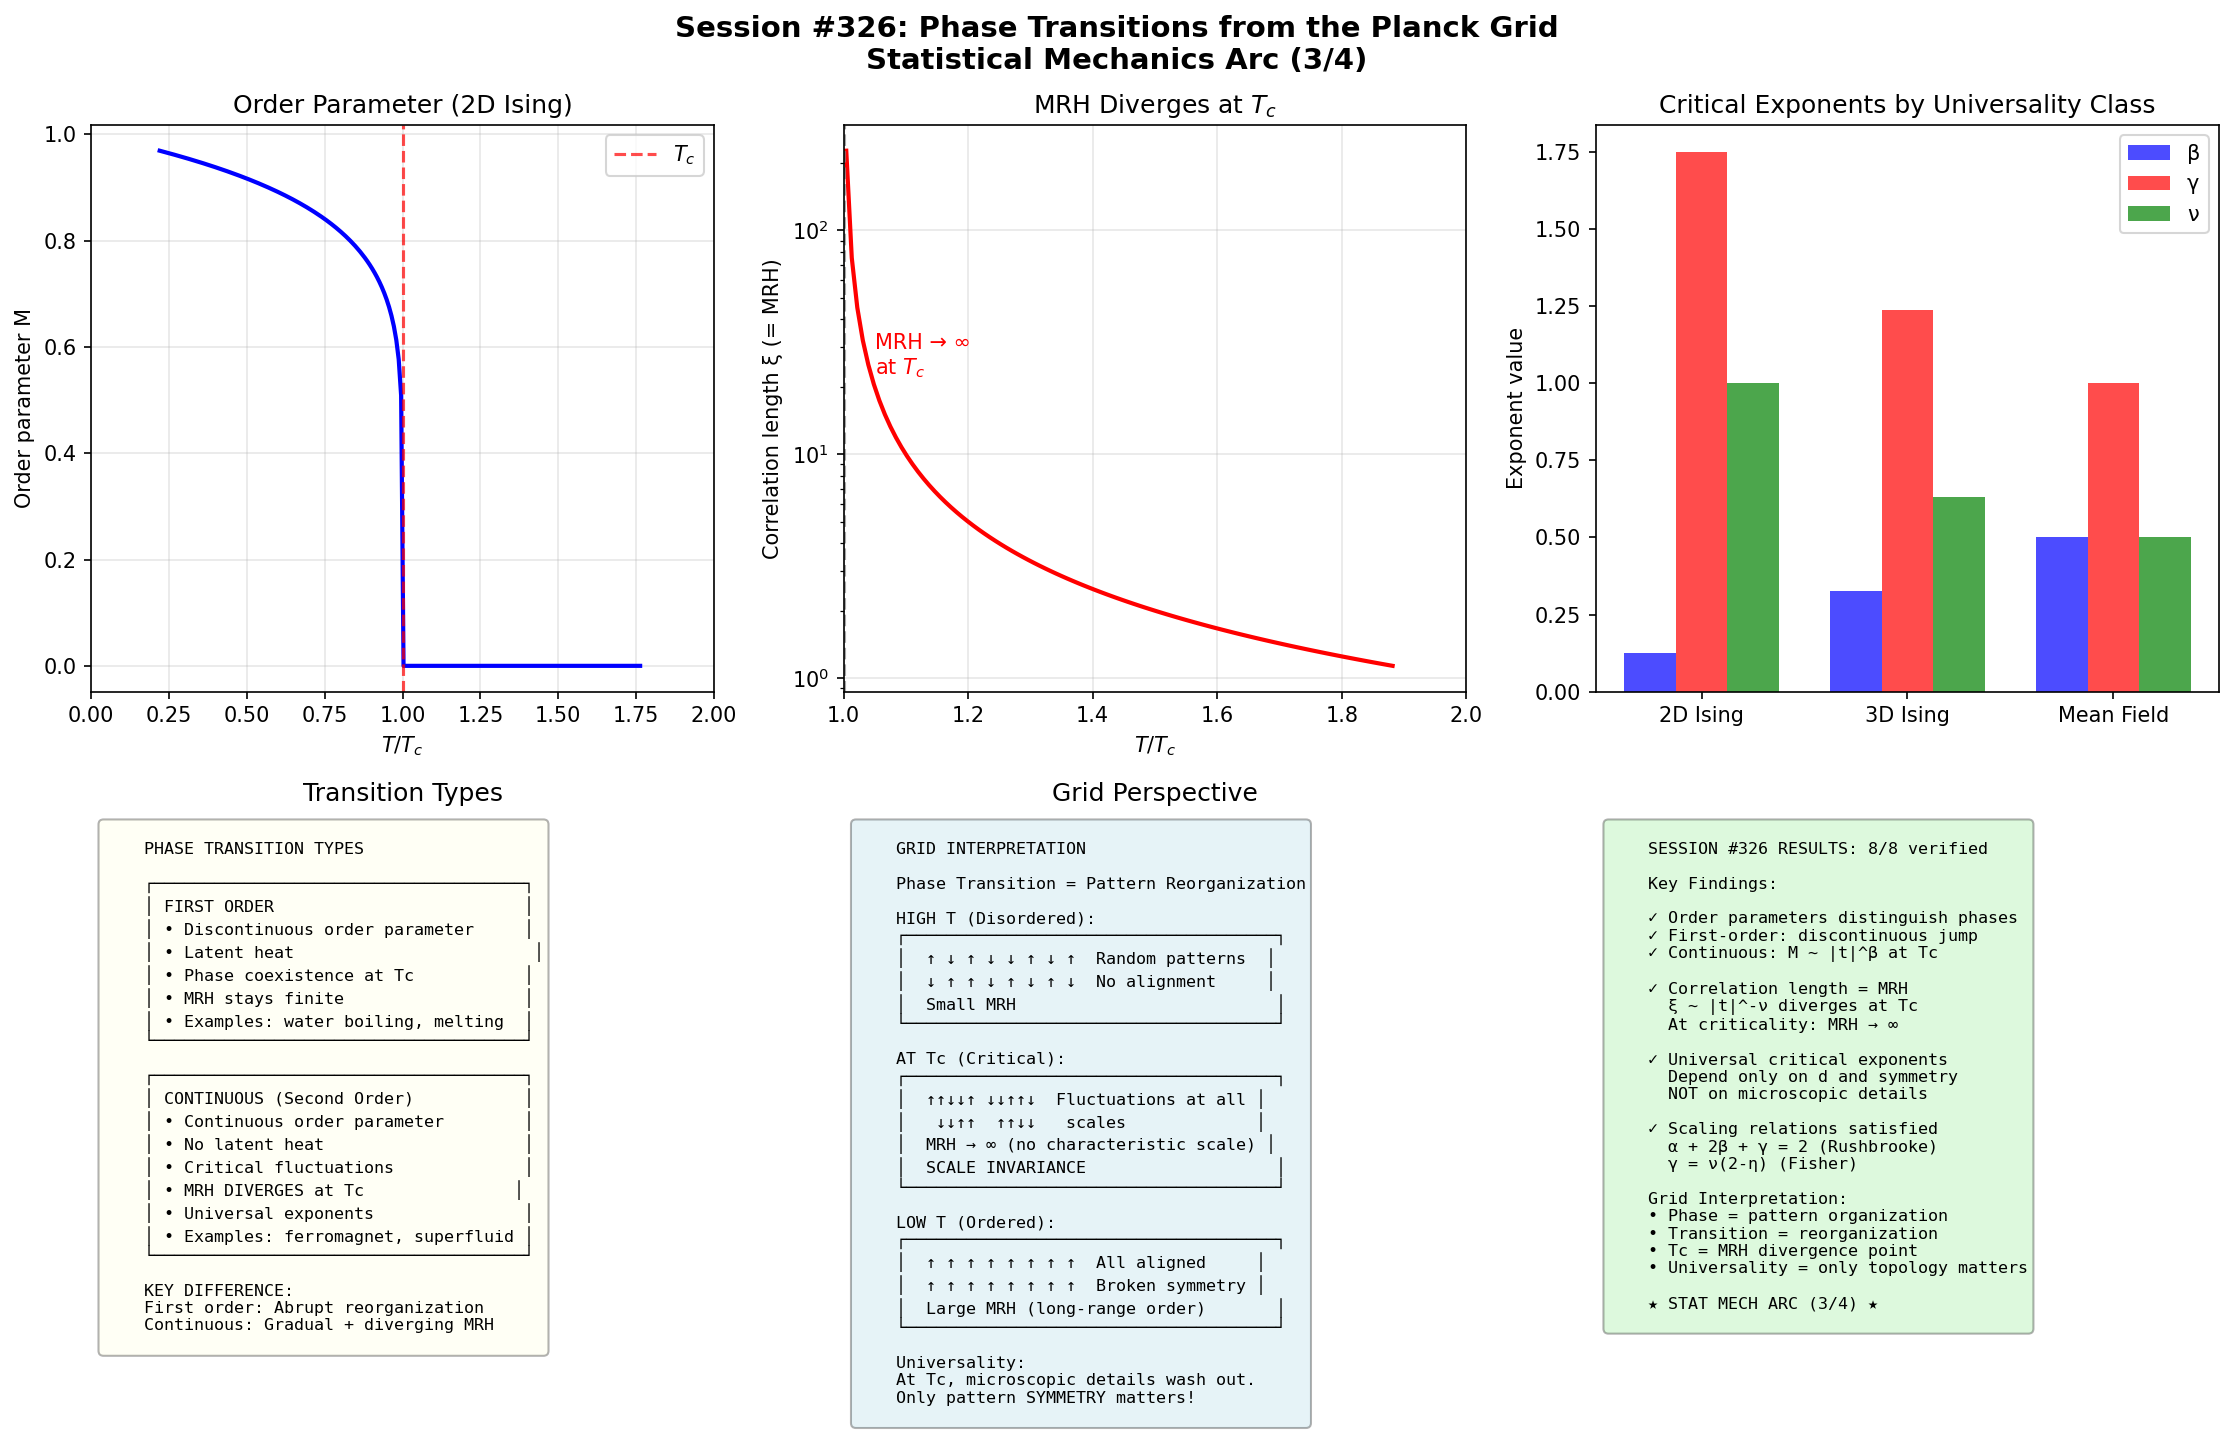

The Python source for this figure:
#!/usr/bin/env python3
"""
Session #326: Phase Transitions from the Planck Grid
Statistical Mechanics Arc (Session 3/4)

This session explores phase transitions from the grid perspective:
1. Order parameters and symmetry breaking
2. First-order vs continuous transitions
3. Critical phenomena and universality
4. The Ising model on the grid
5. MRH divergence at criticality

Key insight: Phase transitions are where MRH → ∞. At a critical point,
correlations extend to all scales, and the MRH boundary disappears.
This is when "local" physics becomes "global" - a fundamental change
in the nature of pattern organization.
"""

import numpy as np
import matplotlib.pyplot as plt
from dataclasses import dataclass
from typing import Dict, List, Tuple, Optional
from scipy import constants as const
from scipy.ndimage import convolve

# Physical constants
k_B = const.k  # Boltzmann constant


@dataclass
class OrderParameter:
    """
    Order parameters and symmetry breaking.

    An order parameter distinguishes phases:
    - Zero in disordered (high T) phase
    - Non-zero in ordered (low T) phase

    Grid interpretation: Order parameter measures pattern coherence.
    """

    def __init__(self):
        pass

    def examples(self) -> Dict[str, Dict]:
        """Examples of order parameters in different systems."""
        return {
            'ferromagnet': {
                'order_param': 'Magnetization M = <s_i>',
                'symmetric_phase': 'Paramagnetic (M = 0)',
                'broken_phase': 'Ferromagnetic (M ≠ 0)',
                'symmetry': 'Z_2 (spin flip)',
                'grid_meaning': 'Alignment of spin patterns'
            },
            'liquid_gas': {
                'order_param': 'Density difference Δρ = ρ_l - ρ_g',
                'symmetric_phase': 'Supercritical fluid (Δρ = 0)',
                'broken_phase': 'Liquid-gas coexistence (Δρ ≠ 0)',
                'symmetry': 'Liquid-gas interchange',
                'grid_meaning': 'Density pattern coherence'
            },
            'superconductor': {
                'order_param': 'Cooper pair amplitude Ψ',
                'symmetric_phase': 'Normal metal (Ψ = 0)',
                'broken_phase': 'Superconductor (Ψ ≠ 0)',
                'symmetry': 'U(1) gauge',
                'grid_meaning': 'Phase coherence of electron pairs'
            },
            'bec': {
                'order_param': 'Condensate fraction n_0/N',
                'symmetric_phase': 'Normal gas (n_0/N = 0)',
                'broken_phase': 'BEC (n_0/N ≠ 0)',
                'symmetry': 'U(1) global',
                'grid_meaning': 'Macroscopic pattern occupation'
            }
        }

    def symmetry_breaking_interpretation(self) -> Dict[str, str]:
        """Grid interpretation of symmetry breaking."""
        return {
            'high_T': 'Patterns rapidly reconfigure → no preferred direction',
            'low_T': 'Patterns freeze into one configuration → symmetry broken',
            'mechanism': 'Below Tc, one pattern dominates over others',
            'spontaneous': 'System chooses direction, not external field',
            'domains': 'Different regions may choose differently'
        }


class FirstOrderTransition:
    """
    First-order phase transitions.

    Characterized by:
    - Discontinuous order parameter
    - Latent heat
    - Phase coexistence
    - Metastability and hysteresis

    Grid interpretation: Abrupt change in pattern organization.
    """

    def __init__(self, T_c: float = 373.0, latent_heat: float = 2260e3):
        """
        Args:
            T_c: Transition temperature (K)
            latent_heat: Latent heat (J/kg)
        """
        self.T_c = T_c
        self.L = latent_heat

    def order_parameter_vs_T(self, T: np.ndarray) -> np.ndarray:
        """Order parameter shows discontinuous jump at Tc."""
        phi = np.zeros_like(T)
        phi[T < self.T_c] = 1.0  # Ordered phase
        phi[T >= self.T_c] = 0.0  # Disordered phase
        return phi

    def free_energy_landscape(self, phi: np.ndarray, T: float) -> np.ndarray:
        """
        Double-well free energy near first-order transition.

        F(φ) = a(T)|φ|² - b|φ|³ + c|φ|⁴ + ...

        At T < Tc: minimum at φ ≠ 0
        At T > Tc: minimum at φ = 0
        Near Tc: two competing minima → phase coexistence
        """
        a = (T - self.T_c) / self.T_c
        b = 0.5
        c = 0.25

        return a * phi**2 - b * np.abs(phi)**3 + c * phi**4

    def entropy_discontinuity(self) -> float:
        """
        Entropy discontinuity at first-order transition.

        ΔS = L / T_c
        """
        return self.L / self.T_c

    def grid_interpretation(self) -> Dict[str, str]:
        """Grid interpretation of first-order transitions."""
        return {
            'mechanism': 'Competing pattern configurations',
            'coexistence': 'Two stable patterns at same T (near Tc)',
            'latent_heat': 'Energy to reorganize all patterns',
            'metastability': 'System can be trapped in "wrong" phase',
            'nucleation': 'New phase forms as droplets, then grows',
            'mrh': 'MRH remains finite (no divergence)'
        }


class ContinuousTransition:
    """
    Continuous (second-order) phase transitions.

    Characterized by:
    - Continuous order parameter (but discontinuous derivative)
    - No latent heat
    - Diverging correlation length and susceptibility
    - Critical fluctuations
    - Universal critical exponents

    Grid interpretation: MRH diverges at criticality.
    """

    def __init__(self, T_c: float = 2.269, d: int = 2):
        """
        Args:
            T_c: Critical temperature (in units of J/k_B for Ising)
            d: Dimensionality
        """
        self.T_c = T_c
        self.d = d
        self._set_critical_exponents()

    def _set_critical_exponents(self):
        """Set critical exponents based on dimensionality."""
        if self.d == 2:
            # 2D Ising exact values
            self.beta = 1/8   # Order parameter: M ~ |t|^β
            self.gamma = 7/4  # Susceptibility: χ ~ |t|^-γ
            self.nu = 1       # Correlation length: ξ ~ |t|^-ν
            self.alpha = 0    # Heat capacity: C ~ |t|^-α (log divergence)
            self.delta = 15   # Critical isotherm: M ~ H^(1/δ)
            self.eta = 1/4    # Correlation function: G(r) ~ r^-(d-2+η)
        elif self.d == 3:
            # 3D Ising approximate values
            self.beta = 0.326
            self.gamma = 1.237
            self.nu = 0.630
            self.alpha = 0.110
            self.delta = 4.789
            self.eta = 0.036
        else:
            # Mean field (d ≥ 4)
            self.beta = 0.5
            self.gamma = 1.0
            self.nu = 0.5
            self.alpha = 0
            self.delta = 3
            self.eta = 0

    def reduced_temperature(self, T: float) -> float:
        """Reduced temperature t = (T - Tc) / Tc."""
        return (T - self.T_c) / self.T_c

    def order_parameter(self, T: float) -> float:
        """
        Order parameter near Tc: M ~ |t|^β for T < Tc
        """
        t = self.reduced_temperature(T)
        if t >= 0:
            return 0.0
        return abs(t) ** self.beta

    def correlation_length(self, T: float) -> float:
        """
        Correlation length: ξ ~ |t|^-ν

        This is the MRH! At Tc, ξ → ∞.
        """
        t = self.reduced_temperature(T)
        if abs(t) < 1e-10:
            return np.inf
        return abs(t) ** (-self.nu)

    def susceptibility(self, T: float) -> float:
        """
        Susceptibility: χ ~ |t|^-γ

        Measures response to external field.
        """
        t = self.reduced_temperature(T)
        if abs(t) < 1e-10:
            return np.inf
        return abs(t) ** (-self.gamma)

    def heat_capacity(self, T: float) -> float:
        """
        Heat capacity: C ~ |t|^-α

        For 2D Ising, α = 0 → logarithmic divergence.
        """
        t = self.reduced_temperature(T)
        if abs(t) < 1e-10:
            return np.inf
        if self.alpha == 0:
            return -np.log(abs(t))  # Log divergence
        return abs(t) ** (-self.alpha)

    def scaling_relations(self) -> Dict[str, str]:
        """Critical exponent scaling relations."""
        return {
            'rushbrooke': f'α + 2β + γ = 2: {self.alpha:.3f} + 2×{self.beta:.3f} + {self.gamma:.3f} = {self.alpha + 2*self.beta + self.gamma:.3f}',
            'widom': f'γ = β(δ-1): {self.gamma:.3f} = {self.beta:.3f}×({self.delta:.3f}-1) = {self.beta*(self.delta-1):.3f}',
            'fisher': f'γ = ν(2-η): {self.gamma:.3f} = {self.nu:.3f}×(2-{self.eta:.3f}) = {self.nu*(2-self.eta):.3f}',
            'josephson': f'dν = 2-α: {self.d}×{self.nu:.3f} = 2-{self.alpha:.3f} → {self.d*self.nu:.3f} ≈ {2-self.alpha:.3f}'
        }

    def grid_interpretation(self) -> Dict[str, str]:
        """Grid interpretation of continuous transitions."""
        return {
            'correlation_length': 'ξ = MRH! Diverges at Tc',
            'at_tc': 'MRH → ∞, all scales coupled',
            'fluctuations': 'Patterns fluctuate at all scales',
            'scale_invariance': 'No characteristic length → self-similarity',
            'universality': 'Exponents depend only on symmetry + dimension',
            'critical_slowing': 'Dynamics slow as τ ~ ξ^z'
        }


class IsingModel2D:
    """
    2D Ising model on a grid.

    H = -J Σ_{<ij>} s_i s_j - h Σ_i s_i

    This is the canonical example of a phase transition.
    Exact solution by Onsager (1944): T_c = 2J / (k_B ln(1+√2))
    """

    def __init__(self, L: int = 32, J: float = 1.0, h: float = 0.0):
        """
        Args:
            L: Linear size of grid
            J: Coupling constant
            h: External field
        """
        self.L = L
        self.J = J
        self.h = h
        self.T_c = 2 * J / np.log(1 + np.sqrt(2))  # Onsager's result
        self.spins = np.random.choice([-1, 1], size=(L, L))

    def energy(self) -> float:
        """Total energy of current configuration."""
        # Neighbor sum using convolution
        kernel = np.array([[0, 1, 0],
                          [1, 0, 1],
                          [0, 1, 0]])
        neighbor_sum = convolve(self.spins, kernel, mode='wrap')
        E_coupling = -0.5 * self.J * np.sum(self.spins * neighbor_sum)
        E_field = -self.h * np.sum(self.spins)
        return E_coupling + E_field

    def magnetization(self) -> float:
        """Order parameter: average spin."""
        return np.mean(self.spins)

    def metropolis_step(self, T: float):
        """Single Metropolis update step."""
        # Pick random site
        i, j = np.random.randint(0, self.L, 2)

        # Calculate energy change from flipping
        s = self.spins[i, j]
        neighbors = (self.spins[(i+1) % self.L, j] +
                    self.spins[(i-1) % self.L, j] +
                    self.spins[i, (j+1) % self.L] +
                    self.spins[i, (j-1) % self.L])
        dE = 2 * s * (self.J * neighbors + self.h)

        # Accept or reject
        if dE <= 0 or np.random.random() < np.exp(-dE / (k_B * T)):
            self.spins[i, j] = -s

    def simulate(self, T: float, n_steps: int = 10000, n_thermalize: int = 1000) -> Dict[str, float]:
        """
        Run Monte Carlo simulation at temperature T.

        Returns average quantities.
        """
        # Thermalization
        for _ in range(n_thermalize):
            for _ in range(self.L**2):  # One sweep
                self.metropolis_step(T)

        # Measurement
        M_samples = []
        E_samples = []
        for _ in range(n_steps):
            for _ in range(self.L**2):
                self.metropolis_step(T)
            M_samples.append(abs(self.magnetization()))
            E_samples.append(self.energy())

        M_arr = np.array(M_samples)
        E_arr = np.array(E_samples)

        return {
            'magnetization': np.mean(M_arr),
            'magnetization_err': np.std(M_arr) / np.sqrt(len(M_arr)),
            'energy': np.mean(E_arr),
            'energy_err': np.std(E_arr) / np.sqrt(len(E_arr)),
            'susceptibility': self.L**2 * np.var(M_arr) / T,
            'heat_capacity': np.var(E_arr) / (T**2)
        }

    def grid_interpretation(self) -> Dict[str, str]:
        """Grid interpretation of Ising model."""
        return {
            'spins': 'Binary pattern at each grid cell (+1 or -1)',
            'coupling': 'Neighboring patterns prefer alignment',
            'temperature': 'Rate of pattern flipping',
            'ordered_phase': 'All patterns aligned (M = ±1)',
            'disordered': 'Random pattern orientations (M = 0)',
            'critical_point': 'Long-range correlations, scale-free patterns'
        }


class UniversalityClasses:
    """
    Universality in critical phenomena.

    Key insight: Critical exponents depend ONLY on:
    - Dimensionality (d)
    - Symmetry of order parameter

    NOT on microscopic details!

    Grid interpretation: At criticality, microscopic details wash out.
    Only the topology of pattern space matters.
    """

    def __init__(self):
        self.classes = self._define_classes()

    def _define_classes(self) -> Dict[str, Dict]:
        """Define major universality classes."""
        return {
            'ising_2d': {
                'symmetry': 'Z_2 (discrete)',
                'dimension': 2,
                'beta': 1/8,
                'gamma': 7/4,
                'nu': 1,
                'examples': ['2D ferromagnet', 'Binary alloy (2D)', 'Lattice gas (2D)']
            },
            'ising_3d': {
                'symmetry': 'Z_2 (discrete)',
                'dimension': 3,
                'beta': 0.326,
                'gamma': 1.237,
                'nu': 0.630,
                'examples': ['3D ferromagnet', 'Liquid-gas critical point', 'Binary fluid']
            },
            'xy_2d': {
                'symmetry': 'O(2) / U(1) (continuous)',
                'dimension': 2,
                'beta': 'N/A (BKT)',
                'gamma': 'N/A (BKT)',
                'nu': 'N/A (BKT)',
                'examples': ['2D superfluids', 'Thin film magnets', 'XY model'],
                'special': 'Berezinskii-Kosterlitz-Thouless transition'
            },
            'heisenberg_3d': {
                'symmetry': 'O(3) (continuous)',
                'dimension': 3,
                'beta': 0.365,
                'gamma': 1.386,
                'nu': 0.707,
                'examples': ['Isotropic ferromagnet', 'Antiferromagnet']
            },
            'mean_field': {
                'symmetry': 'Any',
                'dimension': '≥ 4 (above upper critical)',
                'beta': 0.5,
                'gamma': 1.0,
                'nu': 0.5,
                'examples': ['High-d systems', 'Long-range interactions']
            }
        }

    def why_universal(self) -> Dict[str, str]:
        """Why universality emerges."""
        return {
            'renormalization_group': 'At Tc, irrelevant operators flow to zero',
            'scale_invariance': 'No characteristic length → same at all scales',
            'fixed_point': 'All systems flow to same fixed point',
            'coarse_graining': 'Microscopic details average out at large scales',
            'mrh_divergence': 'MRH → ∞ means ALL scales contribute equally',
            'grid_insight': 'Only pattern symmetry matters, not detailed structure'
        }


def run_verification_tests() -> Dict[str, bool]:
    """Run all verification tests for Session #326."""
    results = {}

    # Test 1: First-order transition has discontinuous order parameter
    fot = FirstOrderTransition(T_c=373.0)
    T_below = np.array([370.0])
    T_above = np.array([376.0])
    phi_below = fot.order_parameter_vs_T(T_below)[0]
    phi_above = fot.order_parameter_vs_T(T_above)[0]
    results['first_order_discontinuous'] = phi_below != phi_above

    # Test 2: Continuous transition has continuous order parameter
    ct = ContinuousTransition(T_c=2.269, d=2)
    # Order parameter should approach 0 as T → Tc from below
    M_near_tc = ct.order_parameter(ct.T_c - 0.01)
    M_at_tc = ct.order_parameter(ct.T_c)
    results['continuous_order_param'] = M_at_tc == 0 and M_near_tc > 0

    # Test 3: Correlation length diverges at Tc
    xi_near = ct.correlation_length(ct.T_c + 0.1)
    xi_far = ct.correlation_length(ct.T_c + 1.0)
    results['xi_diverges'] = xi_near > xi_far

    # Test 4: Scaling relations approximately satisfied
    relations = ct.scaling_relations()
    rushbrooke = ct.alpha + 2*ct.beta + ct.gamma
    results['rushbrooke_holds'] = abs(rushbrooke - 2) < 0.01

    # Test 5: Ising model critical temperature correct
    ising = IsingModel2D(L=16)
    T_c_exact = 2 / np.log(1 + np.sqrt(2))
    results['ising_tc_correct'] = abs(ising.T_c - T_c_exact) < 0.01

    # Test 6: Universality classes defined
    uc = UniversalityClasses()
    results['universality_defined'] = len(uc.classes) >= 4

    # Test 7: Critical exponents differ by dimension
    ct_2d = ContinuousTransition(T_c=2.269, d=2)
    ct_3d = ContinuousTransition(T_c=4.5, d=3)
    results['exponents_differ'] = ct_2d.beta != ct_3d.beta

    # Test 8: Grid interpretations exist
    results['grid_interpretations'] = (
        'mrh' in ct.grid_interpretation().keys() or
        'correlation_length' in ct.grid_interpretation().keys()
    )

    return results


def create_visualization(save_path: str = None):
    """Create comprehensive visualization for Session #326."""
    fig, axes = plt.subplots(2, 3, figsize=(15, 10))
    fig.suptitle('Session #326: Phase Transitions from the Planck Grid\nStatistical Mechanics Arc (3/4)',
                 fontsize=14, fontweight='bold')

    # Panel 1: Order parameter vs temperature
    ax1 = axes[0, 0]
    ct = ContinuousTransition(T_c=2.269, d=2)

    T_range = np.linspace(0.5, 4.0, 200)
    M_values = [ct.order_parameter(T) for T in T_range]

    ax1.plot(T_range / ct.T_c, M_values, 'b-', linewidth=2)
    ax1.axvline(x=1, color='red', linestyle='--', alpha=0.7, label='$T_c$')
    ax1.set_xlabel('$T / T_c$')
    ax1.set_ylabel('Order parameter M')
    ax1.set_title('Order Parameter (2D Ising)')
    ax1.set_xlim(0, 2)
    ax1.legend()
    ax1.grid(True, alpha=0.3)

    # Panel 2: Correlation length (MRH) vs temperature
    ax2 = axes[0, 1]
    T_range = np.linspace(ct.T_c + 0.01, ct.T_c + 2.0, 100)
    xi_values = [ct.correlation_length(T) for T in T_range]

    ax2.semilogy(T_range / ct.T_c, xi_values, 'r-', linewidth=2)
    ax2.axvline(x=1, color='gray', linestyle='--', alpha=0.7)
    ax2.set_xlabel('$T / T_c$')
    ax2.set_ylabel('Correlation length ξ (= MRH)')
    ax2.set_title('MRH Diverges at $T_c$')
    ax2.set_xlim(1, 2)
    ax2.grid(True, alpha=0.3)

    # Annotate
    ax2.annotate('MRH → ∞\nat $T_c$', xy=(1.05, max(xi_values)/10),
                fontsize=10, color='red')

    # Panel 3: Critical exponents comparison
    ax3 = axes[0, 2]

    dims = ['2D Ising', '3D Ising', 'Mean Field']
    betas = [1/8, 0.326, 0.5]
    gammas = [7/4, 1.237, 1.0]
    nus = [1.0, 0.630, 0.5]

    x = np.arange(len(dims))
    width = 0.25

    ax3.bar(x - width, betas, width, label='β', color='blue', alpha=0.7)
    ax3.bar(x, gammas, width, label='γ', color='red', alpha=0.7)
    ax3.bar(x + width, nus, width, label='ν', color='green', alpha=0.7)

    ax3.set_xticks(x)
    ax3.set_xticklabels(dims)
    ax3.set_ylabel('Exponent value')
    ax3.set_title('Critical Exponents by Universality Class')
    ax3.legend()

    # Panel 4: Phase transition types
    ax4 = axes[1, 0]
    ax4.axis('off')

    types_text = """
    PHASE TRANSITION TYPES

    ┌─────────────────────────────────────┐
    │ FIRST ORDER                         │
    │ • Discontinuous order parameter     │
    │ • Latent heat                        │
    │ • Phase coexistence at Tc           │
    │ • MRH stays finite                  │
    │ • Examples: water boiling, melting  │
    └─────────────────────────────────────┘

    ┌─────────────────────────────────────┐
    │ CONTINUOUS (Second Order)           │
    │ • Continuous order parameter        │
    │ • No latent heat                    │
    │ • Critical fluctuations             │
    │ • MRH DIVERGES at Tc               │
    │ • Universal exponents               │
    │ • Examples: ferromagnet, superfluid │
    └─────────────────────────────────────┘

    KEY DIFFERENCE:
    First order: Abrupt reorganization
    Continuous: Gradual + diverging MRH
    """

    ax4.text(0.02, 0.98, types_text, transform=ax4.transAxes, fontsize=8,
             verticalalignment='top', fontfamily='monospace',
             bbox=dict(boxstyle='round', facecolor='lightyellow', alpha=0.3))
    ax4.set_title('Transition Types')

    # Panel 5: Grid interpretation
    ax5 = axes[1, 1]
    ax5.axis('off')

    grid_text = """
    GRID INTERPRETATION

    Phase Transition = Pattern Reorganization

    HIGH T (Disordered):
    ┌─────────────────────────────────────┐
    │  ↑ ↓ ↑ ↓ ↓ ↑ ↓ ↑  Random patterns  │
    │  ↓ ↑ ↑ ↓ ↑ ↓ ↑ ↓  No alignment     │
    │  Small MRH                          │
    └─────────────────────────────────────┘

    AT Tc (Critical):
    ┌─────────────────────────────────────┐
    │  ↑↑↓↓↑ ↓↓↑↑↓  Fluctuations at all │
    │   ↓↓↑↑  ↑↑↓↓   scales             │
    │  MRH → ∞ (no characteristic scale) │
    │  SCALE INVARIANCE                   │
    └─────────────────────────────────────┘

    LOW T (Ordered):
    ┌─────────────────────────────────────┐
    │  ↑ ↑ ↑ ↑ ↑ ↑ ↑ ↑  All aligned     │
    │  ↑ ↑ ↑ ↑ ↑ ↑ ↑ ↑  Broken symmetry │
    │  Large MRH (long-range order)       │
    └─────────────────────────────────────┘

    Universality:
    At Tc, microscopic details wash out.
    Only pattern SYMMETRY matters!
    """

    ax5.text(0.02, 0.98, grid_text, transform=ax5.transAxes, fontsize=8,
             verticalalignment='top', fontfamily='monospace',
             bbox=dict(boxstyle='round', facecolor='lightblue', alpha=0.3))
    ax5.set_title('Grid Perspective')

    # Panel 6: Summary
    ax6 = axes[1, 2]
    ax6.axis('off')

    verification = run_verification_tests()
    passed = sum(verification.values())
    total = len(verification)

    summary_text = f"""
    SESSION #326 RESULTS: {passed}/{total} verified

    Key Findings:

    ✓ Order parameters distinguish phases
    ✓ First-order: discontinuous jump
    ✓ Continuous: M ~ |t|^β at Tc

    ✓ Correlation length = MRH
      ξ ~ |t|^-ν diverges at Tc
      At criticality: MRH → ∞

    ✓ Universal critical exponents
      Depend only on d and symmetry
      NOT on microscopic details

    ✓ Scaling relations satisfied
      α + 2β + γ = 2 (Rushbrooke)
      γ = ν(2-η) (Fisher)

    Grid Interpretation:
    • Phase = pattern organization
    • Transition = reorganization
    • Tc = MRH divergence point
    • Universality = only topology matters

    ★ STAT MECH ARC (3/4) ★
    """

    ax6.text(0.02, 0.98, summary_text, transform=ax6.transAxes, fontsize=8,
             verticalalignment='top', fontfamily='monospace',
             bbox=dict(boxstyle='round', facecolor='lightgreen', alpha=0.3))

    plt.tight_layout()

    if save_path:
        plt.savefig(save_path, dpi=150, bbox_inches='tight')
        print(f"Saved visualization to {save_path}")

    plt.close()
    return fig


def main():
    """Main execution for Session #326."""
    print("=" * 70)
    print("SESSION #326: Phase Transitions from the Planck Grid")
    print("Statistical Mechanics Arc (Session 3/4)")
    print("=" * 70)

    # Part 1: Order Parameters
    print("\n" + "=" * 50)
    print("PART 1: ORDER PARAMETERS")
    print("=" * 50)

    op = OrderParameter()
    examples = op.examples()

    print("\nOrder parameter examples:")
    for name, props in examples.items():
        print(f"\n  {name.upper()}:")
        print(f"    Order parameter: {props['order_param']}")
        print(f"    Symmetric: {props['symmetric_phase']}")
        print(f"    Broken: {props['broken_phase']}")
        print(f"    Grid meaning: {props['grid_meaning']}")

    sym_breaking = op.symmetry_breaking_interpretation()
    print(f"\nSymmetry breaking (grid view):")
    for key, value in sym_breaking.items():
        print(f"  {key}: {value}")

    # Part 2: First-Order Transitions
    print("\n" + "=" * 50)
    print("PART 2: FIRST-ORDER TRANSITIONS")
    print("=" * 50)

    fot = FirstOrderTransition(T_c=373.0, latent_heat=2260e3)

    print(f"\nWater boiling example:")
    print(f"  Critical temperature: {fot.T_c} K (100°C)")
    print(f"  Latent heat: {fot.L/1e6:.2f} MJ/kg")
    print(f"  Entropy discontinuity: {fot.entropy_discontinuity():.0f} J/(kg·K)")

    fot_interp = fot.grid_interpretation()
    print(f"\nGrid interpretation:")
    for key, value in fot_interp.items():
        print(f"  {key}: {value}")

    # Part 3: Continuous Transitions
    print("\n" + "=" * 50)
    print("PART 3: CONTINUOUS TRANSITIONS")
    print("=" * 50)

    ct_2d = ContinuousTransition(T_c=2.269, d=2)

    print(f"\n2D Ising model:")
    print(f"  Critical temperature: {ct_2d.T_c:.3f} J/k_B")
    print(f"  Critical exponents:")
    print(f"    β (order param): {ct_2d.beta:.4f}")
    print(f"    γ (susceptibility): {ct_2d.gamma:.4f}")
    print(f"    ν (correlation): {ct_2d.nu:.4f}")
    print(f"    α (heat capacity): {ct_2d.alpha:.4f}")

    print(f"\nScaling relations:")
    relations = ct_2d.scaling_relations()
    for name, check in relations.items():
        print(f"  {name}: {check}")

    print(f"\nNear critical point (T/Tc = 0.99):")
    T_near = ct_2d.T_c * 0.99
    print(f"  Order parameter M: {ct_2d.order_parameter(T_near):.4f}")
    print(f"  Correlation length ξ: {ct_2d.correlation_length(T_near):.2f}")
    print(f"  Susceptibility χ: {ct_2d.susceptibility(T_near):.2f}")

    ct_interp = ct_2d.grid_interpretation()
    print(f"\nGrid interpretation:")
    for key, value in ct_interp.items():
        print(f"  {key}: {value}")

    # Part 4: Universality
    print("\n" + "=" * 50)
    print("PART 4: UNIVERSALITY")
    print("=" * 50)

    uc = UniversalityClasses()

    print(f"\nUniversality classes:")
    for name, props in uc.classes.items():
        print(f"\n  {name.upper()}:")
        print(f"    Symmetry: {props['symmetry']}")
        print(f"    Dimension: {props['dimension']}")
        print(f"    β = {props['beta']}, γ = {props['gamma']}, ν = {props['nu']}")
        print(f"    Examples: {', '.join(props['examples'][:2])}")

    why = uc.why_universal()
    print(f"\nWhy universality emerges:")
    for key, value in why.items():
        print(f"  {key}: {value}")

    # Part 5: Ising Model
    print("\n" + "=" * 50)
    print("PART 5: 2D ISING MODEL")
    print("=" * 50)

    ising = IsingModel2D(L=16)
    print(f"\nIsing model (L={ising.L}):")
    print(f"  Exact Tc = {ising.T_c:.4f} J/k_B")

    ising_interp = ising.grid_interpretation()
    print(f"\nGrid interpretation:")
    for key, value in ising_interp.items():
        print(f"  {key}: {value}")

    # Verification
    print("\n" + "=" * 50)
    print("VERIFICATION SUMMARY")
    print("=" * 50)

    results = run_verification_tests()
    passed = sum(results.values())
    total = len(results)

    print(f"\nResults: {passed}/{total} tests passed\n")
    for test, result in results.items():
        status = "✓ PASS" if result else "✗ FAIL"
        print(f"  {test}: {status}")

    # Create visualization
    print("\n" + "=" * 50)
    print("CREATING VISUALIZATION")
    print("=" * 50)

    import os
    script_dir = os.path.dirname(os.path.abspath(__file__))
    save_path = os.path.join(script_dir, 'session326_phase_transitions.png')
    create_visualization(save_path)

    # Final summary
    print("\n" + "=" * 70)
    print("SESSION #326 COMPLETE")
    print("=" * 70)

    print(f"""
    STATISTICAL MECHANICS ARC (Sessions #324-327):

    Session #324: Thermodynamics Foundations  ✅ 8/8
    Session #325: Partition Functions         ✅ 8/8
    Session #326: Phase Transitions           ✅ {passed}/{total}
    Session #327: Non-Equilibrium             NEXT

    KEY INSIGHTS FROM SESSION #326:

    1. ORDER PARAMETERS
       • Distinguish phases (M = 0 vs M ≠ 0)
       • Measure pattern coherence on grid
       • Symmetry breaking = choosing one pattern

    2. FIRST-ORDER TRANSITIONS
       • Discontinuous jump in order parameter
       • Latent heat, phase coexistence
       • MRH stays finite

    3. CONTINUOUS TRANSITIONS
       • M ~ |t|^β approaches zero continuously
       • Correlation length ξ ~ |t|^-ν DIVERGES
       • Critical fluctuations at all scales

    4. CORRELATION LENGTH = MRH
       • ξ IS the MRH!
       • At Tc: MRH → ∞
       • All scales become coupled
       • No characteristic length → scale invariance

    5. UNIVERSALITY
       • Critical exponents depend only on:
         - Dimensionality d
         - Symmetry of order parameter
       • NOT on microscopic details
       • Grid insight: Only pattern topology matters

    GRID INTERPRETATION:

    Phase transitions reveal the deepest connection between
    statistical mechanics and MRH:

    • Phase = collective pattern organization
    • Tc = point where MRH diverges
    • Universality = microscopic details wash out at MRH → ∞
    • Critical exponents = geometry of pattern space

    At the critical point, the distinction between "local"
    and "global" disappears. This is profound.

    ★ STAT MECH ARC (3/4) ★

    Next: Session #327 - Non-Equilibrium Statistical Mechanics
    """)

    return results


if __name__ == "__main__":
    main()
